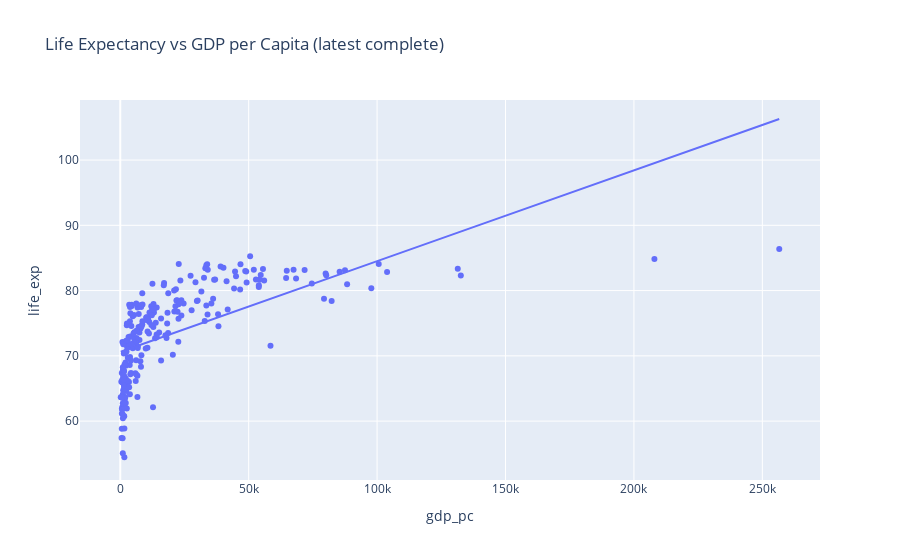

Notebook code cell kept with this figure:
### Code cell
fig = scatter_rel(latest, x="gdp_pc", y="life_exp",
                  title="Life Expectancy vs GDP per Capita (latest complete)")
fig.show()

### Figure 1 — Plotly figure (JSON) as saved in the notebook; plotly's stock layout.template omitted (floating-point values rounded to 4 significant figures; data arrays with more than 128 entries replaced by an {"elided": "..."} marker saying what was removed)
{"data": [{"hovertemplate": "<b>%{hovertext}</b><br><br>gdp_pc=%{x}<br>life_exp=%{y}<extra></extra>", "hovertext": {"elided": "259 str values"}, "legendgroup": "", "marker": {"color": "#636efa", "symbol": "circle"}, "mode": "markers", "name": "", "orientation": "v", "showlegend": false, "type": "scatter", "x": {"elided": "259 float values"}, "xaxis": "x", "y": {"elided": "259 float values"}, "yaxis": "y"}, {"hovertemplate": "<b>OLS trendline</b><br>life_exp = 0.000139064 * gdp_pc + 70.6106<br>R<sup>2</sup>=0.386442<br><br>gdp_pc=%{x}<br>life_exp=%{y} <b>(trend)</b><extra></extra>", "legendgroup": "", "marker": {"color": "#636efa", "symbol": "circle"}, "mode": "lines", "name": "", "showlegend": false, "type": "scatter", "x": {"elided": "250 float values"}, "xaxis": "x", "y": {"elided": "250 float values"}, "yaxis": "y"}], "layout": {"legend": {"tracegroupgap": 0}, "title": {"text": "Life Expectancy vs GDP per Capita (latest complete)"}, "xaxis": {"anchor": "y", "domain": [0, 1], "title": {"text": "gdp_pc"}}, "yaxis": {"anchor": "x", "domain": [0, 1], "title": {"text": "life_exp"}}}}
